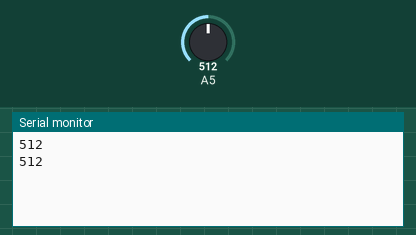
Recording of a sketch running on a simulated Arduino Uno, built with avr-gcc and run on an emulated ATmega328P. Parts: the last lines printed to the serial monitor. The test bench sets the inputs (shaded band); at power-on: A5 = 512.

Above: at 10.9 s.
11.0 s: A5 set to 716
At 20.9 s:
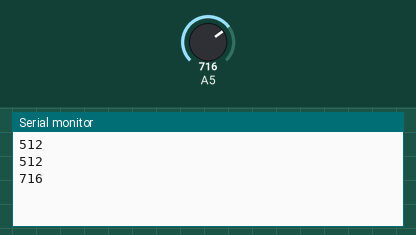
21.1 s: A5 set to 900
At 31.5 s:
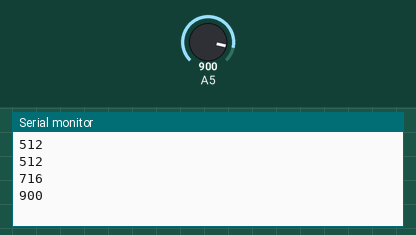
Timing chart, 0 to 33.0 s (numbered marks = the images above; inputs shaded):
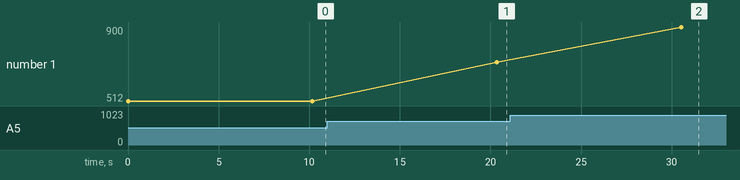

The sketch:

dont_do_that.ino
```cpp
void setup() {
  // put your setup code here, to run once:
  Serial.begin(9600);
}

void loop() {
  // put your main code here, to run repeatedly:
  long sensor = analogRead(A5);
  Serial.println(sensor);
  long minutes = 1000 * 60 * 10;  // 10 minutes  // try with integer!!!
  delay(minutes);
}
```

Measured:
- after the input at 11.0 s, the serial monitor: prints a new line after 9.4 s (image 1)
- after the input at 21.1 s, the serial monitor: prints a new line after 9.4 s (image 2)
- plotted number 1: 512 → 716 after the input at 11.0 s, 716 → 900 after the input at 21.1 s
